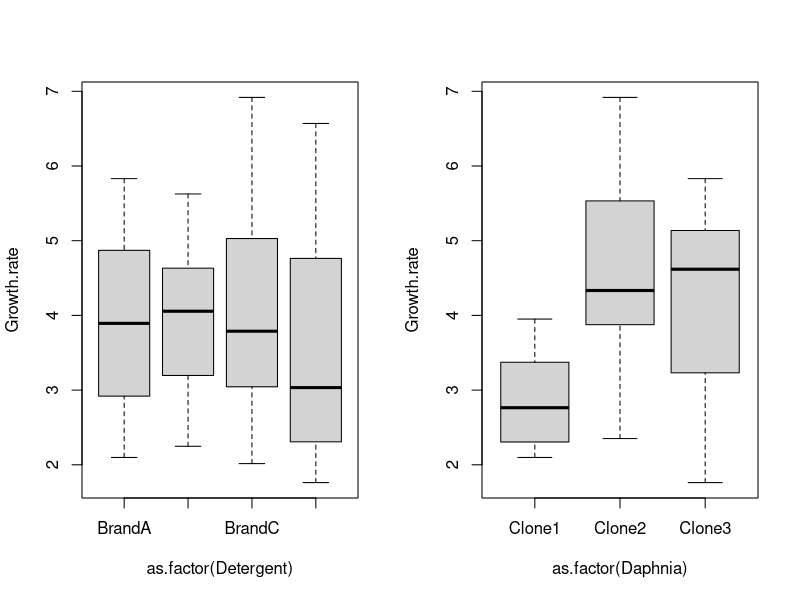
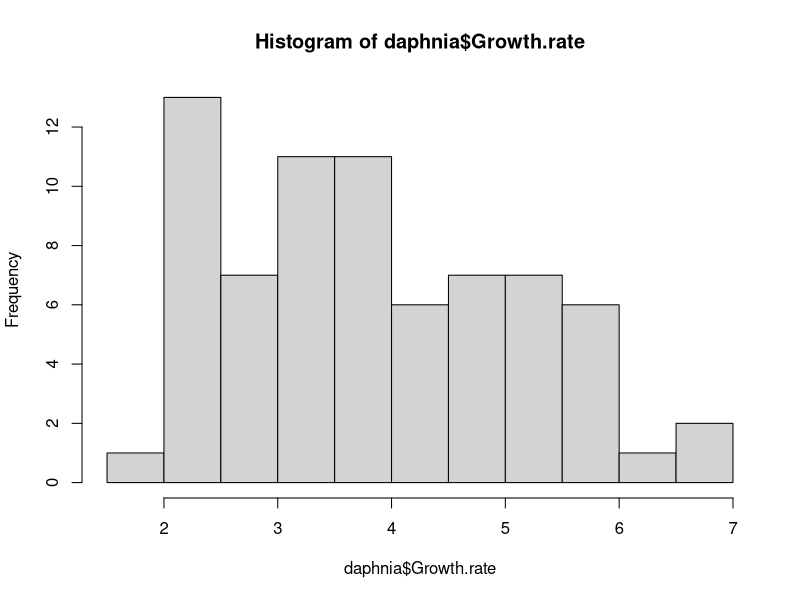
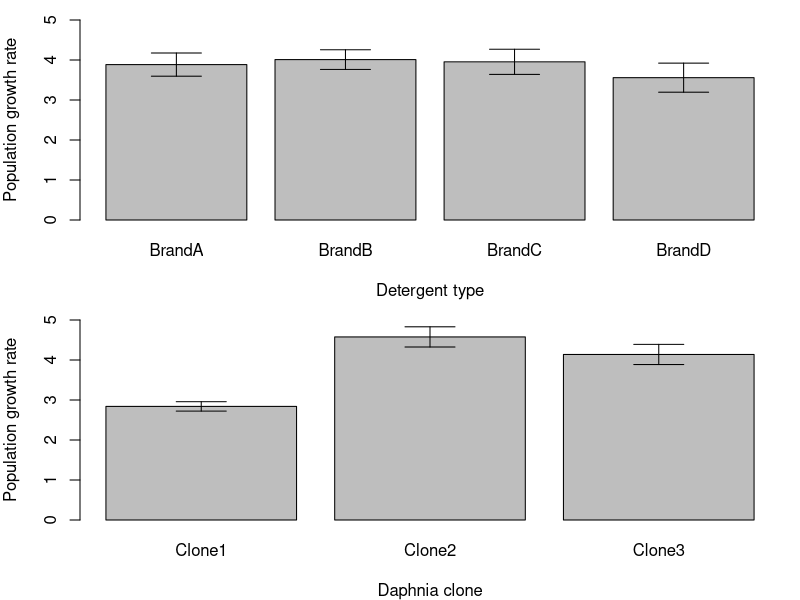
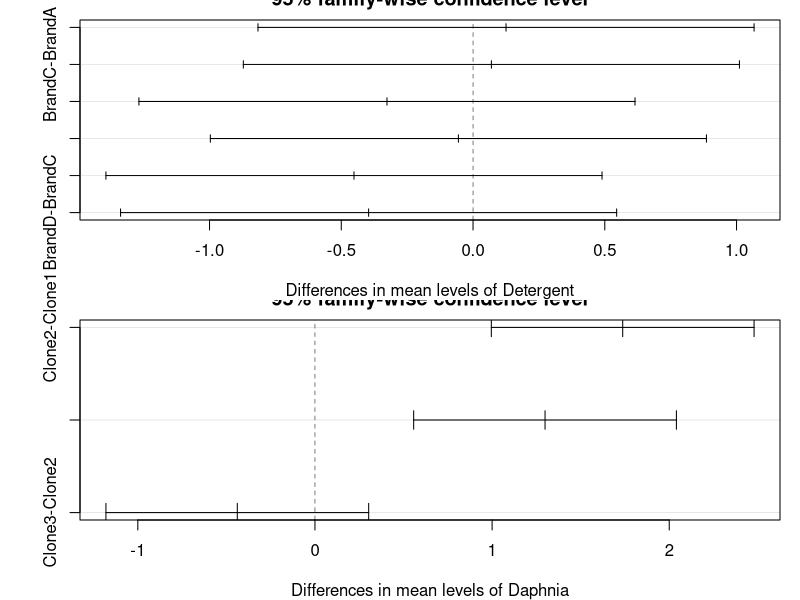
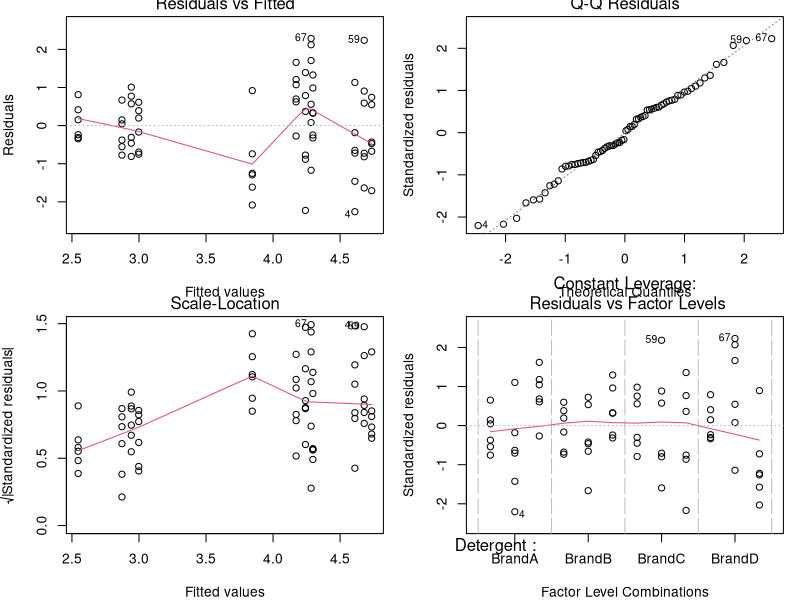
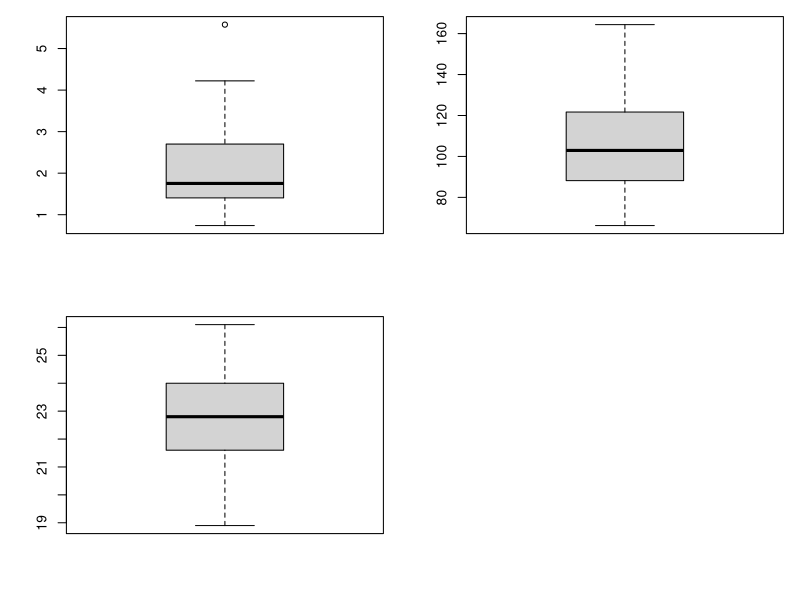
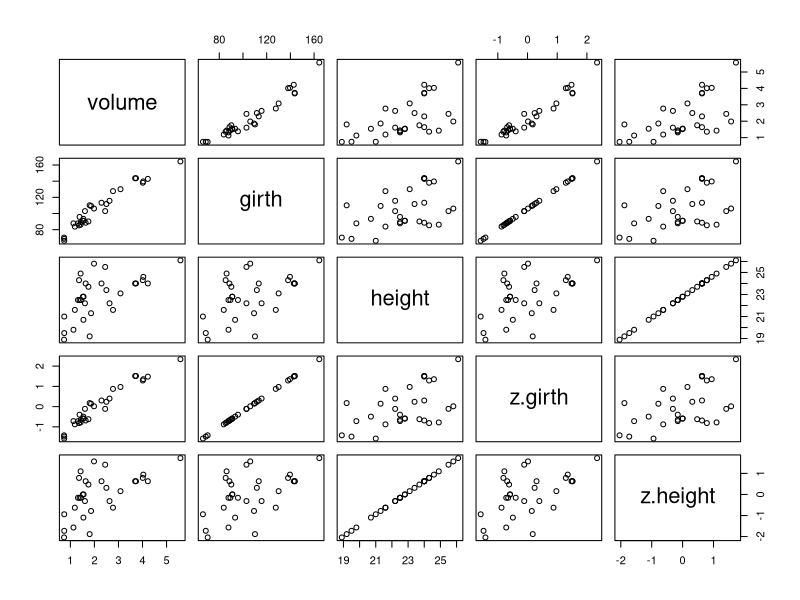
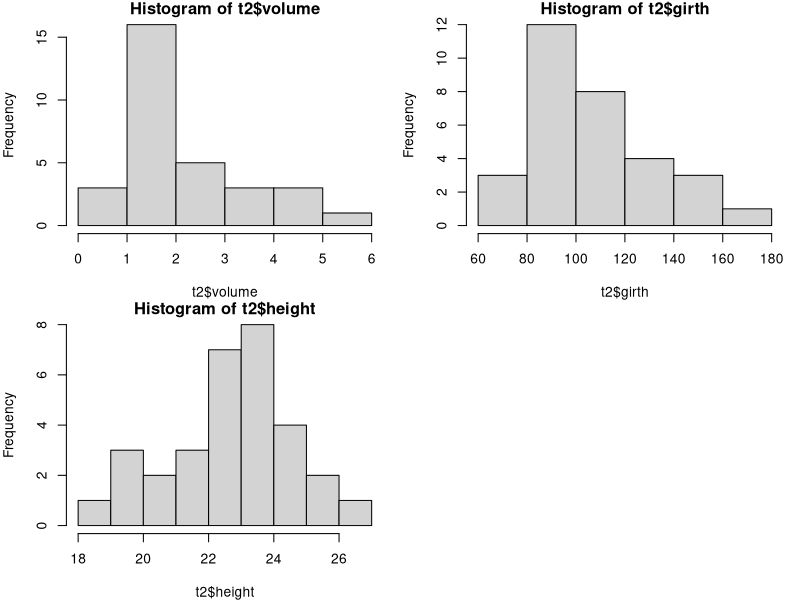

R code for these plots, in order:
#!/usr/bin/env Rscript

# File: Sws.ho11.R
# Author: Georgina Chow georgina.chow20@imperial.ac.uk
# Date: Nov 2024
# Description: Hand out 11 R script for stats week. Contains lots of different
#              types of plots with calculated standard error checks.  
# 


rm(list=ls())

daphnia <- read.delim("../data/daphnia.txt")
summary(daphnia)
head(daphnia)
str(daphnia)

# Check for any potential outliers 
par(mfrow=c(1,2))
plot(Growth.rate ~ as.factor(Detergent), data=daphnia)
plot(Growth.rate ~ as.factor(Daphnia), data=daphnia)

# Homogeneity of variances 
require(dplyr)

daphnia %>% 
  group_by(Detergent) %>% 
  summarise(variance=var(Growth.rate))

daphnia %>%
  group_by(Daphnia) %>%
  summarise (variance=var(Growth.rate))

dev.off()

hist(daphnia$Growth.rate)

seFun <- function(x) {
  sqrt(var(x)/length(x))
}
detergentMean <- with(daphnia, tapply(Growth.rate, INDEX = Detergent,
                                      FUN = mean))
detergentSEM <- with(daphnia, tapply(Growth.rate, INDEX = Detergent,
                                     FUN = seFun))
cloneMean <- with(daphnia, tapply(Growth.rate, INDEX = Daphnia, FUN = mean))
cloneSEM <- with(daphnia, tapply(Growth.rate, INDEX = Daphnia, FUN = seFun))


par(mfrow=c(2,1),mar=c(4,4,1,1))
barMids <- barplot(detergentMean, xlab = "Detergent type", ylab = "Population growth rate", ylim = c(0, 5))
arrows(barMids, detergentMean - detergentSEM, barMids, detergentMean +
         detergentSEM, code = 3, angle = 90)

barMids <- barplot(cloneMean, xlab = "Daphnia clone", ylab = "Population growth rate", ylim = c(0, 5))
arrows(barMids, cloneMean - cloneSEM, barMids, cloneMean + cloneSEM,
       code = 3, angle = 90)

daphniaMod <- lm(Growth.rate ~ Detergent + Daphnia, data = daphnia)
summary(daphniaMod)

detergentMean - detergentMean[1]
cloneMean - cloneMean[1]

# Tukey HSD test
daphniaANOVAMod <- aov(Growth.rate ~ Detergent + Daphnia, data=daphnia)
summary(daphniaANOVAMod)
daphniaModHSD <- TukeyHSD(daphniaANOVAMod)
daphniaModHSD

par(mfrow=c(2,1),mar=c(4,4,1,1))
plot(daphniaModHSD)

par(mfrow=c(2,2))
plot(daphniaMod)

# Multiple regression 
timber <- read.delim("../data/timber.txt")
summary(timber)
str(timber)
head(timber)

# Outliers 
par(mfrow = c(2, 2))
boxplot(timber$volume)
boxplot(timber$girth)
boxplot(timber$height)

# Homogeneity of variances 
var(timber$volume)
var(timber$girth)
var(timber$height)

t2 <- as.data.frame(subset(timber, timber$volume!="NA"))
t2$z.girth <- scale(timber$girth)
t2$z.height <- scale(timber$height)
var(t2$z.girth)
var(t2$z.height)
plot(t2)

# Are the data normally distributed 
par(mfrow = c(2, 2))
hist(t2$volume)
hist(t2$girth)
hist(t2$height)

# Is ther collinearity among the covariates 
pairs(timber)
cor(timber)

summary(lm(girth~height, data=timber))
# VIF = 1/1-R^2 
VIF <- 1/(1-0.27)
VIF
sqrt(VIF)

pairs(timber)
cor(timber)
pairs(t2)
cor(t2)

timberMod <- lm(volume ~ girth + height, data=timber)
anova(timberMod)
summary(timberMod)

# Model validation 
plot(timberMod)

## Exercises ##

# 1) removing outlier [31]
t3 <- timber[-31,]
timberMod2 <- lm(volume ~ girth + height, data=t3)
anova(timberMod2)
summary(timberMod2)

par(mfrow = c(2, 2))
plot(timberMod2)

  # I think I would keep the outlier since removing it doesn't seem 
  # to be impacting the results of the model at all and the residual 
  # plots also don't seem to be much better without it excluded

# 2) 
plantGrowth <- read.delim("../data/ipomopsis.txt")
# Outliers
par(mfrow = c(2, 2))
boxplot(plantGrowth$Root)
boxplot(plantGrowth$Fruit) # No outliers appearance 
# Homogeneity of variances
var(plantGrowth$Root)
var(plantGrowth$Fruit)
pg2 <- as.data.frame(subset(plantGrowth, plantGrowth$Fruit!="NA"))
pg2$z.root <- scale(plantGrowth$Root)
pg2$z.fruit <- scale(plantGrowth$Fruit)
var(pg2$z.root)
var(pg2$z.fruit)
plot(pg2)
# Data normal distribution 
par(mfrow = c(2, 2))
hist(pg2$Root)
hist(pg2$Fruit) # Yes, fairly normal distribution with continuous variables 
# No excessive zeros 
# Collinearity 
cor(plantGrowth[,1:2])
pairs(pg2[,1:2])
pgMod <- lm(Fruit ~ Root + Grazing, data=plantGrowth)
summary(pgMod)
VIF <- 1/(1-0.93)
VIF  # VIF is very high (14.29)
#Visual inspection 
cor.test(plantGrowth$Fruit, plantGrowth$Root)
plot(plantGrowth$Fruit, plantGrowth$Root)

par(mfrow=c(2,1))
boxplot(Fruit ~ Grazing, data = plantGrowth,
        main = "Fruit by Grazing Level",
        xlab = "Grazing",
        ylab = "Fruit",
        col = "lightblue")
boxplot(Root ~ Grazing, data = plantGrowth,
        main = "Root by Grazing Level",
        xlab = "Grazing",
        ylab = "Root",
        col = "lightblue")
library(ggplot2)
ggplot(plantGrowth, aes(x = Root, y = Fruit, color = Grazing)) +
  geom_point(size = 3) +
  geom_smooth(method = "lm", se = FALSE) +
  labs(title = "Fruit vs Root by Grazing Level",
       x = "Root",
       y = "Fruit") +
  theme_minimal()

anova(pgMod)
summary(pgMod)
plot(pgMod)

# 3) 
rm(list=ls())
d <- read.table("../data/SparrowSize.txt", header=TRUE)
anyNA(d)
d1 <- na.omit(d) # Omit NA values 
# Exploratory plots
pairs(d1[, c("Mass", "Tarsus", "Wing", "Bill")], main = "Pairs Plot for Sparrow Data")
# Check collinearity 
cor(d1[,c("Tarsus", "Wing", "Bill")]) # None with high collinearity 

# Null model 
nullMod <- lm(Mass ~ 1, data=d1)
maxMod <- lm(Mass ~ Tarsus + Wing + Bill, data=d1)
summary(maxMod)

# Model selection
tarsus <- lm(Mass ~ Tarsus, data=d1)
summary(tarsus)
wing <- lm(Mass ~ Wing, data=d1)
summary(wing)
bill <- lm(Mass~Bill, data=d1)
summary(bill) 
model1 <- lm(Mass ~ Tarsus + Wing, data = d1)
summary(model1)
model2 <- lm(Mass ~ Tarsus + Bill, data = d1)
summary(model2)
model3 <- lm(Mass ~ Wing + Bill, data = d1)
summary(model3)

# Compare AIC scores for all models
aic_results <- AIC(nullMod, tarsus, wing, bill, model1, model2, model3, maxMod)
aic_results[order(aic_results$AIC), ] # Order the AIC values

# Therefore the Maximum model, including tarsus, wing and bill,
# was found to be the best predictor of mass
